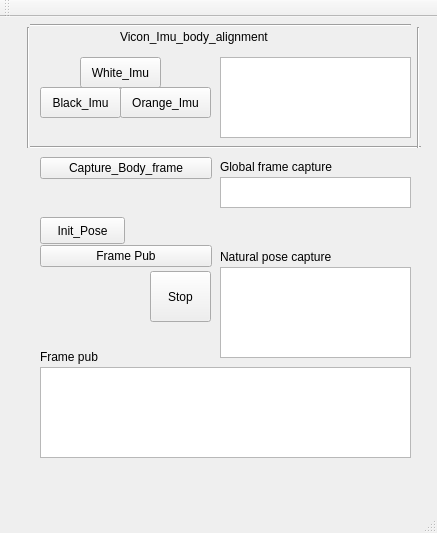
<?xml version="1.0" encoding="UTF-8"?>
<ui version="4.0">
 <class>MainWindow</class>
 <widget class="QMainWindow" name="MainWindow">
  <property name="geometry">
   <rect>
    <x>0</x>
    <y>0</y>
    <width>437</width>
    <height>533</height>
   </rect>
  </property>
  <property name="windowTitle">
   <string>MainWindow</string>
  </property>
  <widget class="QWidget" name="centralWidget">
   <property name="enabled">
    <bool>true</bool>
   </property>
   <widget class="QTextBrowser" name="textBrowser_joint_state_pub">
    <property name="geometry">
     <rect>
      <x>40</x>
      <y>350</y>
      <width>371</width>
      <height>91</height>
     </rect>
    </property>
    <property name="font">
     <font>
      <weight>75</weight>
      <bold>true</bold>
     </font>
    </property>
   </widget>
   <widget class="QLabel" name="label_2">
    <property name="geometry">
     <rect>
      <x>40</x>
      <y>330</y>
      <width>81</width>
      <height>20</height>
     </rect>
    </property>
    <property name="text">
     <string>Frame pub</string>
    </property>
   </widget>
   <widget class="QTextBrowser" name="textBrowser_zeros_pose_tf">
    <property name="geometry">
     <rect>
      <x>220</x>
      <y>250</y>
      <width>191</width>
      <height>91</height>
     </rect>
    </property>
    <property name="font">
     <font>
      <pointsize>10</pointsize>
      <weight>75</weight>
      <bold>true</bold>
     </font>
    </property>
   </widget>
   <widget class="QLabel" name="label_3">
    <property name="geometry">
     <rect>
      <x>220</x>
      <y>230</y>
      <width>261</width>
      <height>20</height>
     </rect>
    </property>
    <property name="text">
     <string>Natural pose capture</string>
    </property>
   </widget>
   <widget class="QTextBrowser" name="textBrowser_global_frame">
    <property name="geometry">
     <rect>
      <x>220</x>
      <y>160</y>
      <width>191</width>
      <height>31</height>
     </rect>
    </property>
    <property name="font">
     <font>
      <weight>75</weight>
      <bold>true</bold>
     </font>
    </property>
   </widget>
   <widget class="QLabel" name="label_4">
    <property name="geometry">
     <rect>
      <x>220</x>
      <y>140</y>
      <width>191</width>
      <height>20</height>
     </rect>
    </property>
    <property name="text">
     <string>Global frame capture</string>
    </property>
   </widget>
   <widget class="QPushButton" name="pushButton_stop">
    <property name="geometry">
     <rect>
      <x>150</x>
      <y>254</y>
      <width>61</width>
      <height>51</height>
     </rect>
    </property>
    <property name="text">
     <string>Stop</string>
    </property>
   </widget>
   <widget class="QPushButton" name="pushButton_init_pose">
    <property name="geometry">
     <rect>
      <x>40</x>
      <y>200</y>
      <width>85</width>
      <height>27</height>
     </rect>
    </property>
    <property name="text">
     <string>Init_Pose</string>
    </property>
   </widget>
   <widget class="QPushButton" name="pushButton_capture_global_frame">
    <property name="geometry">
     <rect>
      <x>40</x>
      <y>140</y>
      <width>172</width>
      <height>22</height>
     </rect>
    </property>
    <property name="text">
     <string>Capture_Body_frame</string>
    </property>
   </widget>
   <widget class="QPushButton" name="pushButton_joint_state_pub">
    <property name="geometry">
     <rect>
      <x>40</x>
      <y>228</y>
      <width>172</width>
      <height>22</height>
     </rect>
    </property>
    <property name="text">
     <string>Frame Pub</string>
    </property>
   </widget>
   <widget class="QPushButton" name="pushButton_vicon_white_alignment">
    <property name="geometry">
     <rect>
      <x>80</x>
      <y>40</y>
      <width>81</width>
      <height>31</height>
     </rect>
    </property>
    <property name="text">
     <string>White_Imu</string>
    </property>
   </widget>
   <widget class="QLabel" name="label_5">
    <property name="geometry">
     <rect>
      <x>120</x>
      <y>10</y>
      <width>191</width>
      <height>20</height>
     </rect>
    </property>
    <property name="text">
     <string>Vicon_Imu_body_alignment</string>
    </property>
   </widget>
   <widget class="QTextBrowser" name="textBrowser_vicon_imu_body_align">
    <property name="geometry">
     <rect>
      <x>220</x>
      <y>40</y>
      <width>191</width>
      <height>81</height>
     </rect>
    </property>
    <property name="font">
     <font>
      <weight>75</weight>
      <bold>true</bold>
     </font>
    </property>
   </widget>
   <widget class="QPushButton" name="pushButton_Vicon_black_alignment">
    <property name="geometry">
     <rect>
      <x>40</x>
      <y>70</y>
      <width>81</width>
      <height>31</height>
     </rect>
    </property>
    <property name="text">
     <string>Black_Imu</string>
    </property>
   </widget>
   <widget class="QPushButton" name="pushButton_Vicon_orange_alignment">
    <property name="geometry">
     <rect>
      <x>120</x>
      <y>70</y>
      <width>91</width>
      <height>31</height>
     </rect>
    </property>
    <property name="text">
     <string>Orange_Imu</string>
    </property>
   </widget>
   <widget class="Line" name="line">
    <property name="geometry">
     <rect>
      <x>30</x>
      <y>0</y>
      <width>381</width>
      <height>16</height>
     </rect>
    </property>
    <property name="orientation">
     <enum>Qt::Horizontal</enum>
    </property>
   </widget>
   <widget class="Line" name="line_2">
    <property name="geometry">
     <rect>
      <x>30</x>
      <y>120</y>
      <width>391</width>
      <height>20</height>
     </rect>
    </property>
    <property name="orientation">
     <enum>Qt::Horizontal</enum>
    </property>
   </widget>
   <widget class="Line" name="line_3">
    <property name="geometry">
     <rect>
      <x>20</x>
      <y>10</y>
      <width>16</width>
      <height>121</height>
     </rect>
    </property>
    <property name="orientation">
     <enum>Qt::Vertical</enum>
    </property>
   </widget>
   <widget class="Line" name="line_4">
    <property name="geometry">
     <rect>
      <x>410</x>
      <y>10</y>
      <width>16</width>
      <height>121</height>
     </rect>
    </property>
    <property name="orientation">
     <enum>Qt::Vertical</enum>
    </property>
   </widget>
  </widget>
  <widget class="QMenuBar" name="menuBar">
   <property name="geometry">
    <rect>
     <x>0</x>
     <y>0</y>
     <width>437</width>
     <height>25</height>
    </rect>
   </property>
  </widget>
  <widget class="QToolBar" name="mainToolBar">
   <attribute name="toolBarArea">
    <enum>TopToolBarArea</enum>
   </attribute>
   <attribute name="toolBarBreak">
    <bool>false</bool>
   </attribute>
  </widget>
  <widget class="QStatusBar" name="statusBar"/>
 </widget>
 <layoutdefault spacing="6" margin="11"/>
 <resources/>
 <connections/>
</ui>
